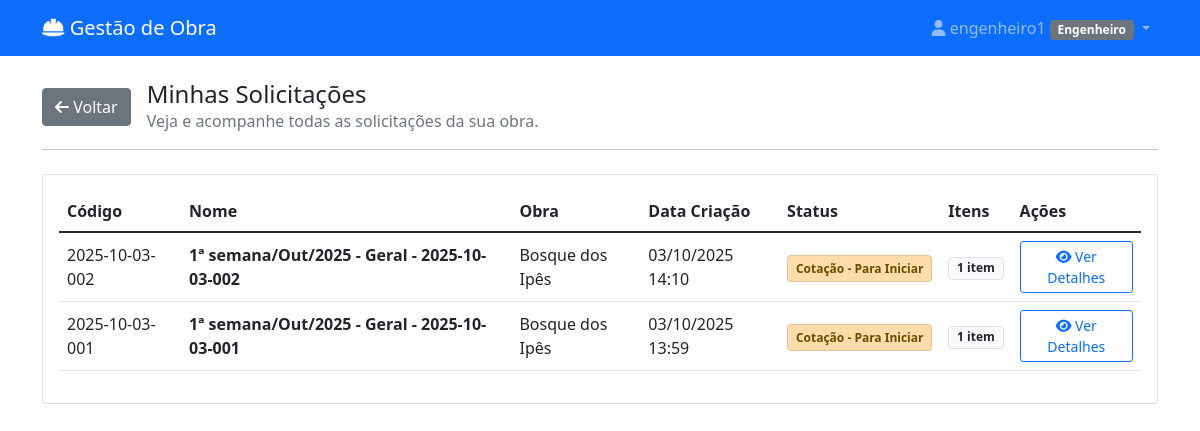
Screenshot of /solicitacoes/ (signed in) with the database file from the repository.
### materiais/models.py (models this page shows, shortened)
class User(AbstractUser):
    PERFIL_CHOICES = [
        ('almoxarife_obra', 'Almoxarife da Obra'),
        ('engenheiro', 'Engenheiro'),
        ('almoxarife_escritorio', 'Almoxarife do Escritório'),
        ('diretor', 'Diretor'),
    ]
    perfil = models.CharField(max_length=30, choices=PERFIL_CHOICES)
    telefone = models.CharField(max_length=15, blank=True)
    obras = models.ManyToManyField('Obra', blank=True, related_name='usuarios')
    assinatura_imagem = models.ImageField(upload_to='assinaturas/', null=True, blank=True, verbose_name="Imagem da Assinatura")

class SolicitacaoCompra(models.Model):
    STATUS_CHOICES = [
        ('rascunho', 'Rascunho'),
        ('pendente_aprovacao', 'Pendente de Aprovação'),
        ('aprovado_engenharia', 'Aprovado - Engenharia'),
        ('aprovada', 'Cotação - Para Iniciar'),
        ('rejeitada', 'Rejeitada'),
        ('em_cotacao', 'Cotação - Em Andamento'),
        ('aguardando_resposta', 'Cotação - Aguardando Resposta'),
        ('cotacao_selecionada', 'Cotação - Recebida/Analisar'),
        ('finalizada', 'RM Gerada'),
        ('a_caminho', 'A Caminho'),
        ('recebida_parcial', 'Recebida Parcialmente'),  # <-- NOVO STATUS ADICIONADO
        ('recebida', 'Recebida'),
    ]
    numero = models.CharField(max_length=100, unique=True, blank=True, verbose_name="Código")
    solicitante = models.ForeignKey(User, on_delete=models.CASCADE, related_name='solicitacoes')
    obra = models.ForeignKey(Obra, on_delete=models.CASCADE, null=True, blank=True)
    destino = models.ForeignKey(
        DestinoEntrega,
        on_delete=models.SET_NULL,
        null=True,
        blank=True,
        verbose_name="Destino de Entrega"
    )
    categoria_sc = models.ForeignKey(
        CategoriaSC,
        on_delete=models.SET_NULL,
        null=True,
        blank=True,
        verbose_name="Categoria da SC"
    )
    data_criacao = models.DateTimeField(auto_now_add=True)
    data_necessidade = models.DateField()
    justificativa = models.TextField(verbose_name="Observação Geral")
    is_emergencial = models.BooleanField(default=False, verbose_name="Solicitação Emergencial")
    status = models.CharField(max_length=20, choices=STATUS_CHOICES, default='rascunho')
    aprovador = models.ForeignKey(User, on_delete=models.SET_NULL, null=True, blank=True, related_name='aprovacoes')
    data_aprovacao = models.DateTimeField(null=True, blank=True)
    observacoes_aprovacao = models.TextField(blank=True)
    data_recebimento = models.DateTimeField(null=True, blank=True, verbose_name="Data de Recebimento")
    recebedor = models.ForeignKey(User, on_delete=models.CASCADE, verbose_name="Recebedor", null=True, blank=True)
    sc_mae = models.ForeignKey(
        'self',
        on_delete=models.SET_NULL,
        null=True,
        blank=True,
        related_name='scs_filhas'
    )
    @property
    def nome_descritivo(self):
        if not self.numero or not self.data_criacao:
            return "SC em criação..."
        data = timezone.localtime(self.data_criacao)
        semana_do_mes = (data.day - 1) // 7 + 1
        meses = ['Jan', 'Fev', 'Mar', 'Abr', 'Mai', 'Jun', 'Jul', 'Ago', 'Set', 'Out', 'Nov', 'Dez']
        mes_str = meses[data.month - 1]
        ano_str = data.strftime('%Y')
        categoria_nome = self.categoria_sc.nome if self.categoria_sc else "Geral"
        return f"{semana_do_mes}ª semana/{mes_str}/{ano_str} - {categoria_nome} - {self.numero}"

class Obra(models.Model):
    nome = models.CharField(max_length=100, verbose_name="Nome da Obra")
    endereco = models.CharField(max_length=200, blank=True, verbose_name="Endereço")
    data_inicio = models.DateField(null=True, blank=True, verbose_name="Data de Início")
    data_fim = models.DateField(null=True, blank=True, verbose_name="Data de Fim")
    ativa = models.BooleanField(default=True, verbose_name="Ativa")
    class Meta:
        verbose_name = "Obra"
        verbose_name_plural = "Obras"

### materiais/views.py (the view, shortened to what this page needs)
# urls.py: path('solicitacoes/', views.lista_solicitacoes, name='lista_solicitacoes'),
@login_required
def lista_solicitacoes(request):
    status_filtrado = request.GET.get('status', None)
    user = request.user
    if user.perfil == 'diretor':
        base_query = SolicitacaoCompra.objects.all()
    elif user.perfil in ['almoxarife_escritorio', 'almoxarife_obra', 'engenheiro']:
        user_obras = user.obras.all()
        if user_obras.exists():
            base_query = SolicitacaoCompra.objects.filter(obra__in=user_obras)
        else:
            base_query = SolicitacaoCompra.objects.none()
    else:
        base_query = SolicitacaoCompra.objects.none()
    solicitacoes = base_query
    context = {
        'solicitacoes': solicitacoes.select_related('obra').order_by('-data_criacao'),
        'status_filtrado': status_filtrado,
        'status_choices': dict(SolicitacaoCompra.STATUS_CHOICES)
    }
    return render(request, 'materiais/lista_solicitacoes.html', context)

### materiais/templates/materiais/lista_solicitacoes.html (shortened to what this page needs)
{% extends 'materiais/base.html' %}
{% load materiais_extras %}
{% block content %}
<div class="d-flex align-items-center mb-3">
    <a href="{% url 'materiais:dashboard' %}" class="btn btn-secondary me-3">
        <i class="fas fa-arrow-left"></i> Voltar
    </a>
    <div>
        <h4 class="mb-0">
            {% if status_filtrado %}
                Solicitações "{{ status_choices|get_item:status_filtrado }}"
            {% else %}
                Minhas Solicitações
            {% endif %}
        </h4>
        <p class="text-muted mb-0">Veja e acompanhe todas as solicitações da sua obra.</p>
    </div>
</div>
<hr class="mb-4">
<div class="card">
    <div class="card-body">
        {% if solicitacoes %}
            <div class="table-responsive">
                <table class="table table-hover align-middle">
                    <thead>
                        <tr>
                            <th>Código</th>
                            <th>Nome</th>
                            <th>Obra</th>
                            <th>Data Criação</th>
                            <th>Status</th>
                            <th>Itens</th>
                            <th>Ações</th>
                        </tr>
                    </thead>
                    <tbody>
                        {% for solicitacao in solicitacoes %}
                        <tr>
                            <td>
                                {{ solicitacao.numero }}
                            </td>
                            <td><strong>{{ solicitacao.nome_descritivo }}</strong></td>
                            <td>{{ solicitacao.obra.nome|default:"-" }}</td>
                            <td>{{ solicitacao.data_criacao|date:"d/m/Y H:i" }}</td>
                            <td>
                                {% if solicitacao.status == 'pendente_aprovacao' %}
                                    <span class="status-badge badge-aberto">{{ solicitacao.get_status_display }}</span>
                                {% elif solicitacao.status == 'aprovada' %}
                                    <span class="status-badge badge-aprovado">{{ solicitacao.get_status_display }}</span>
                                {% elif solicitacao.status == 'em_cotacao' %}
                                    <span class="status-badge badge-cotacao">{{ solicitacao.get_status_display }}</span>
                                {% elif solicitacao.status == 'cotacao_selecionada' %}
                                    <span class="status-badge badge-cotacao-selecionada">{{ solicitacao.get_status_display }}</span>
                                {% elif solicitacao.status == 'finalizada' %}
                                    <span class="status-badge badge-finalizada">{{ solicitacao.get_status_display }}</span>
                                {% elif solicitacao.status == 'a_caminho' %}
                                    <span class="status-badge badge-caminho">{{ solicitacao.get_status_display }}</span>
                                {% elif solicitacao.status == 'recebida' %}
                                    <span class="status-badge badge-entregue">{{ solicitacao.get_status_display }}</span>
                                {% elif solicitacao.status == 'rejeitada' %}
                                    <span class="status-badge badge-rejeitada">{{ solicitacao.get_status_display }}</span>
                                {% else %}
                                    <span class="badge bg-secondary">{{ solicitacao.get_status_display }}</span>
                                {% endif %}
                            </td>
                            <td>
                                <span class="badge bg-light text-dark border">{{ solicitacao.itens.count }} item{{ solicitacao.itens.count|pluralize:"s" }}</span>
                            </td>
                            <td>
                                <button class="btn btn-sm btn-outline-primary btn-ver-detalhes"
                                        data-bs-toggle="modal"
                                        data-bs-target="#modalDetalhesSC"
                                        data-sc-id="{{ solicitacao.id }}">
                                    <i class="fas fa-eye"></i> Ver Detalhes
                                </button>
                            </td>
                        </tr>
                        {% endfor %}
                    </tbody>
                </table>
            </div>
        {% else %}
            <div class="text-center p-5">
                <i class="fas fa-inbox fa-3x text-muted mb-3"></i>
                <h5>Nenhuma solicitação encontrada</h5>
            </div>
        {% endif %}
    </div>
</div>
{% endblock %}

### materiais/templates/materiais/base.html (shortened to what this page needs)
<!DOCTYPE html>
<html lang="pt-br">
<head>
    <link href="https://cdn.jsdelivr.net/npm/bootstrap@5.1.3/dist/css/bootstrap.min.css" rel="stylesheet">
    <link href="https://cdnjs.cloudflare.com/ajax/libs/font-awesome/6.0.0/css/all.min.css" rel="stylesheet">
</head>
<body>
    <nav class="navbar navbar-expand-lg navbar-dark bg-primary">
        <div class="container">
            <a class="navbar-brand" href="{% url 'materiais:dashboard' %}">
                <i class="fas fa-hard-hat"></i> Gestão de Obra
            </a>
            {% if user.is_authenticated %}
            <div class="navbar-nav ms-auto">
                <div class="nav-item dropdown">
                    <a class="nav-link dropdown-toggle" href="#" role="button" data-bs-toggle="dropdown">
                        <i class="fas fa-user"></i> {{ user.get_full_name|default:user.username }}
                        <span class="badge bg-secondary">{{ user.get_perfil_display }}</span>
                    </a>
                </div>
            </div>
            {% endif %}
        </div>
    </nav>
    <div class="container mt-4">
        {% block content %}
        {% endblock %}
    </div>
</body>
</html>

### rows the page displays
User: get_full_name "engenheiro1", perfil "Engenheiro"
SolicitacaoCompra: numero "2025-10-03-002", nome_descritivo "1ª semana/Out/2025 - Geral - 2025-10-03-002", obra.nome "Bosque dos Ipês", data_criacao "03/10/2025 14:10", status "Cotação - Para Iniciar", itens.count "1"
SolicitacaoCompra: numero "2025-10-03-001", nome_descritivo "1ª semana/Out/2025 - Geral - 2025-10-03-001", obra.nome "Bosque dos Ipês", data_criacao "03/10/2025 13:59", status "Cotação - Para Iniciar", itens.count "1"
